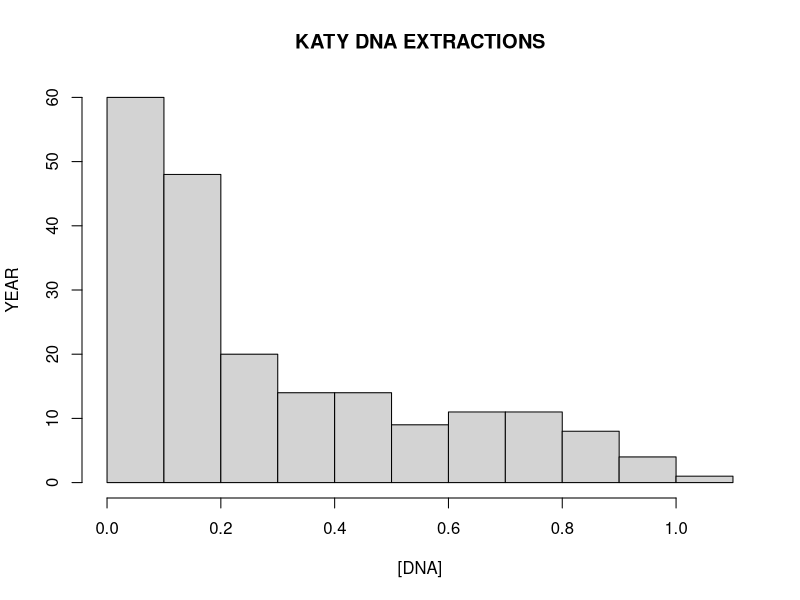
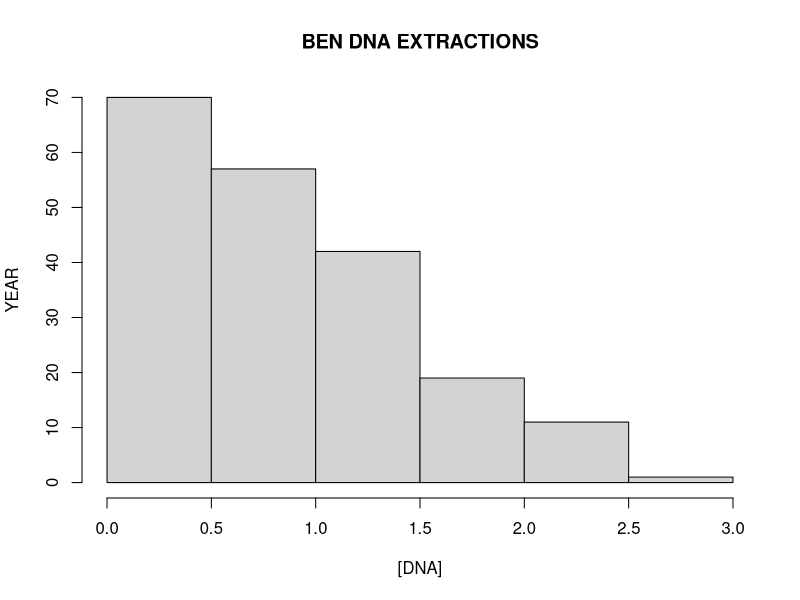
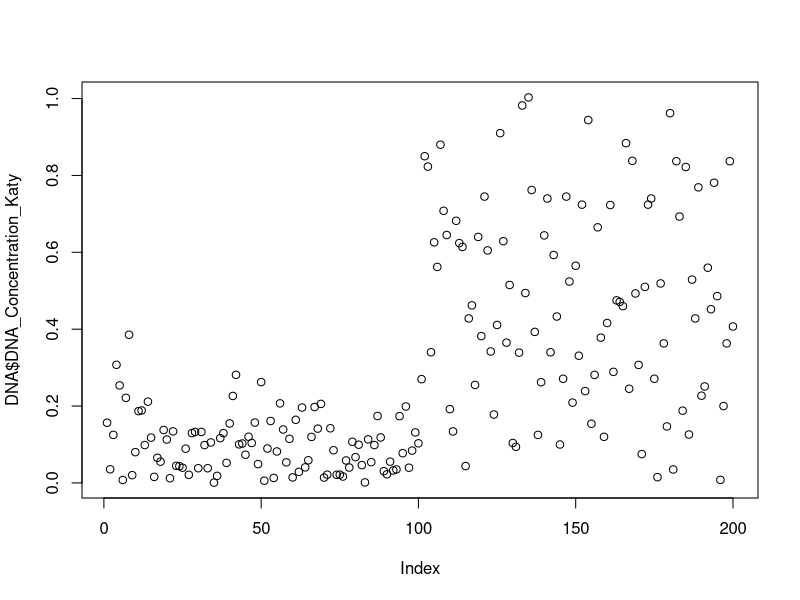
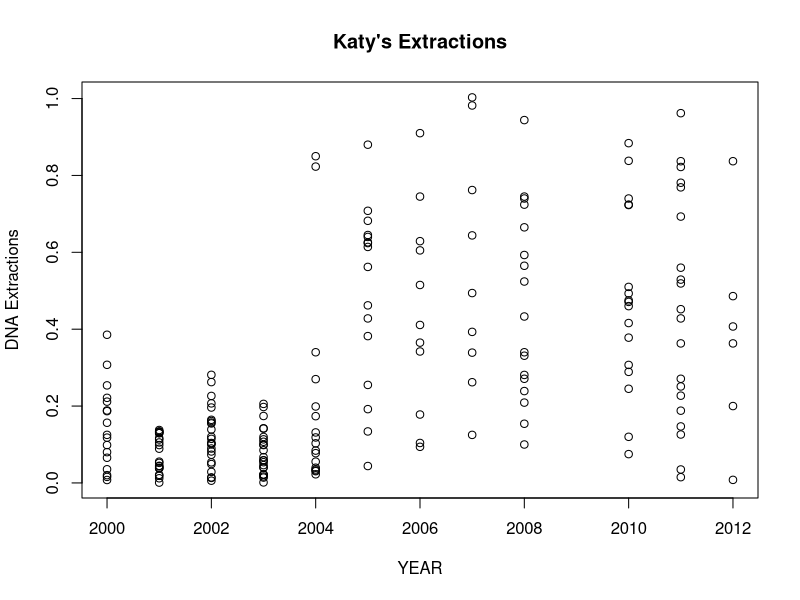
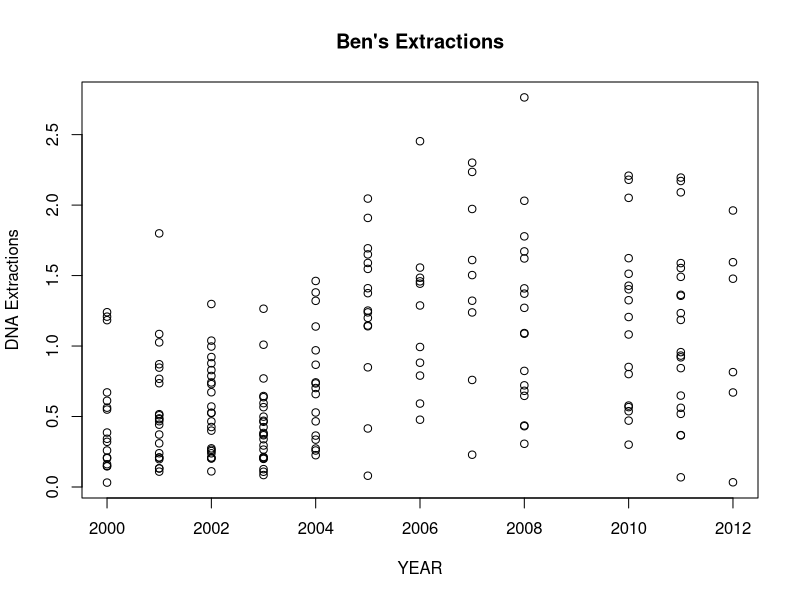

The R script that drew these images, in order: (Note: this script raises an error after producing the figures.)
DNA <- read.csv("DNA_Conc_by_Extraction_Date.csv")
DNA

DNA$DNA_Concentration_Katy

summary(DNA$DNA_Concentration_Katy)
summary(DNA$DNA_Concentration_Ben)


#Question 1
hist(DNA$DNA_Concentration_Katy, xlab = "[DNA]", ylab = "YEAR", main = "KATY DNA EXTRACTIONS")
hist(DNA$DNA_Concentration_Ben, xlab = "[DNA]", ylab = "YEAR", main = "BEN DNA EXTRACTIONS")


plot(DNA$DNA_Concentration_Katy)

#Question 2

Katy_plot<-plot(DNA$Year_Collected,DNA$DNA_Concentration_Katy, xlab = "YEAR", ylab = "DNA Extractions", main = "Katy's Extractions")

Ben_plot<-plot(DNA$Year_Collected,DNA$DNA_Concentration_Ben, xlab = "YEAR", ylab = "DNA Extractions", main = "Ben's Extractions")


#question 3
jpeg("Ashworth_Plot2.jpg")
plot(Katy_plot, main = "Katy's Extractions", xlab = "YEAR", ylab = "DNA Extractions")
dev.off()

jpeg("Ashworth_Plot3.jpg")
plot(Ben_plot, main = "Ben's Extractions", xlab = "YEAR", ylab = "DNA Extractions")
dev.off()


#Question 4
plot(DNA$DNA_Concentration_Katy,DNA$DNA_Concentration_Ben)

Kbet <- DNA$

  
#Quesiton 5
  
  Down <- DNA[DNA$Lab == "Downstairs",]
  
  
jpeg("../Data_Course_Ashworth/Class notes in R/testimage.jpg") #send everything after this line to a file and does not close until dev.off is seen####
#it is like opening a door and does not close until dev.off####
plot(nums, main = "My Title", xlab = "My axis label", ylab = "My other axis label")
dev.off()




plot(DNA$Katy)
?plot

plot(DNA$Katy, x="")


#plot(x = value, y = 1:length(name),...)